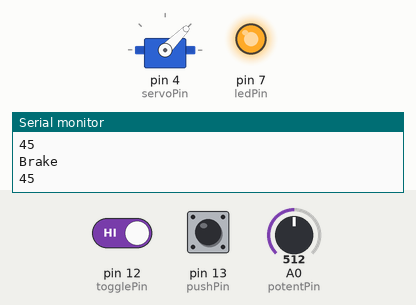
Simulated run of this sketch. Board: Arduino Uno, built with avr-gcc and run on an emulated ATmega328P. Parts: servo, output pins drawn as LEDs (lit = HIGH), the last lines printed to the serial monitor. The test bench sets the inputs (shaded band); at power-on: A0 (potentPin) = 512, pin 12 (togglePin) HIGH, pin 13 (pushPin) HIGH.

Above: at 1.2 s.
1.3 s: A0 (potentPin) set to 677
At 2.0 s:
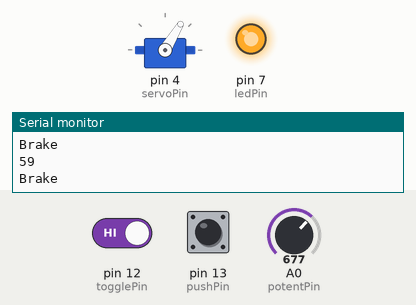
2.8 s: A0 (potentPin) set to 702
At 3.1 s:
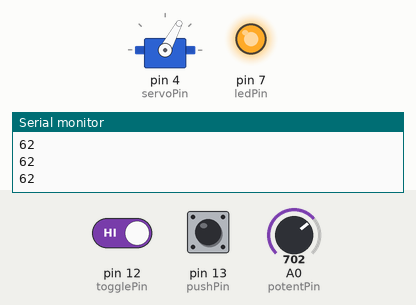
4.3 s: A0 (potentPin) set to 1023
At 5.1 s:
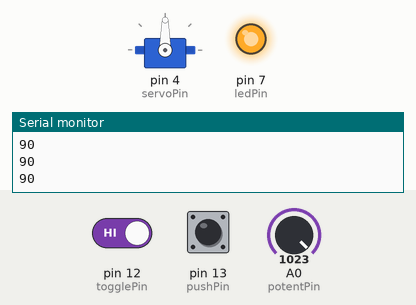
5.8 s: A0 (potentPin) set to 306
At 6.4 s:
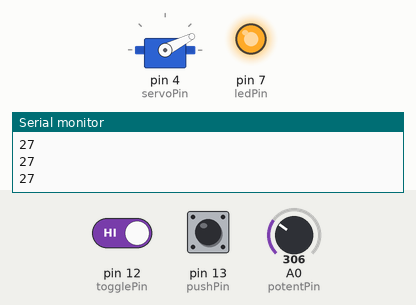
7.3 s: A0 (potentPin) set to 122
At 7.8 s:
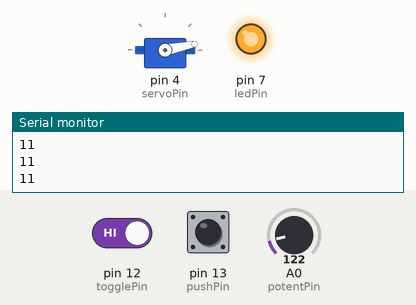
8.8 s: A0 (potentPin) set to 434
At 9.8 s:
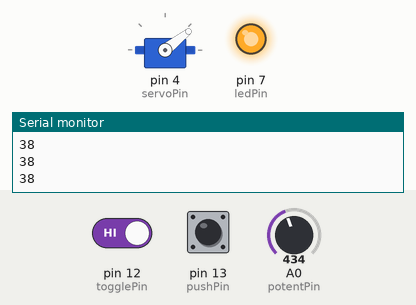
10.3 s: A0 (potentPin) set to 466
Timing chart, 0 to 12.8 s (numbered marks = the images above; inputs shaded):
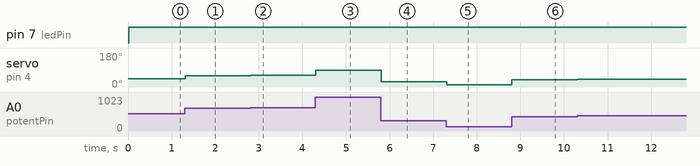

The sketch:

Ex.2-1_Gantry_Crane.ino
```cpp
int potentPin = A0;
int togglePin = 12;
int pushPin = 13;
int ledPin = 7;

int servoPin = 4;
int degree = 0;
int potent = 0;
int pushState = 0;
int toggleState = 0;

volatile long int encoder_pos = 0;
int motor_speed;
int encoderPinA = 2;
int encoderPinB = 3;
int dcPin1 = 9;
int dcPin2 = 10;
int error = 0;
int setPos = 0;
char incomingByte;

#include <Servo.h>

Servo myServo;

void setup() {
  // put your setup code here, to run once:
  Serial.begin(9600);

  pinMode(potentPin, INPUT);
  pinMode(togglePin, INPUT);
  pinMode(pushPin, INPUT);
  pinMode(ledPin, OUTPUT);

  pinMode(servoPin, OUTPUT);
  myServo.attach(servoPin);

  pinMode(dcPin1, OUTPUT);
  pinMode(dcPin2, OUTPUT);

}


void loop() {
  // put your main code here, to run repeatedly:
  pushState = digitalRead(pushPin);
  potent = analogRead(potentPin);
  degree = round(potent/11.4); //we want to control servo motor rotates between 0 to 90 degs, potent_max is 1023, thus divided by 11.4 is approx. 90 degs
  Serial.println(degree);
  myServo.write(degree);
  delay(15);
  if(degree >= 40 && degree <= 60){
    pushState = digitalRead(pushPin);
    toggleState = digitalRead(togglePin);
    if(toggleState == LOW){
      digitalWrite(ledPin, LOW); //turn on led to indicate forward direction
    }
    else{
      digitalWrite(ledPin, HIGH); //turn off led to indicate backward direction
    }

    if(pushState == LOW && toggleState == LOW){   //when the switch is closed
      direction(1);
    }
    else if(pushState == LOW && toggleState == HIGH){
      direction(2);
    }
    else{
      direction(0);
    }
  }
  else{
    digitalWrite(ledPin, HIGH); //turn off led to indicate backward direction
  }
}


void direction (int dir) {
  //dir 1 = forward
  //    2 = reverse
  //    0 = stop

  switch (dir){
    case (1):{
      analogWrite(dcPin1,255);
      digitalWrite(dcPin2,LOW);
      Serial.println("Forward");
      break;
    }
    case(2):{
      analogWrite(dcPin1,0);
      digitalWrite(dcPin2,HIGH);
      Serial.println("Backward");
      break;
    }
    case(0):{
      analogWrite(dcPin1,0);
      digitalWrite(dcPin2,LOW);
      Serial.println("Brake");
      break;
    }
  }

}
```

Measured:
- after the input at 1.3 s, servo on pin 4 (servoPin): 45° → 59° at once
- after the input at 2.8 s, servo on pin 4 (servoPin): 59° → 62° at once
- after the input at 4.3 s, servo on pin 4 (servoPin): 62° → 90° at once
- after the input at 5.8 s, servo on pin 4 (servoPin): 90° → 27° at once
- after the input at 7.3 s, servo on pin 4 (servoPin): 27° → 11° at once
- after the input at 8.8 s, servo on pin 4 (servoPin): 11° → 38° at once
- after the input at 10.3 s, servo on pin 4 (servoPin): 38° → 41° at once
